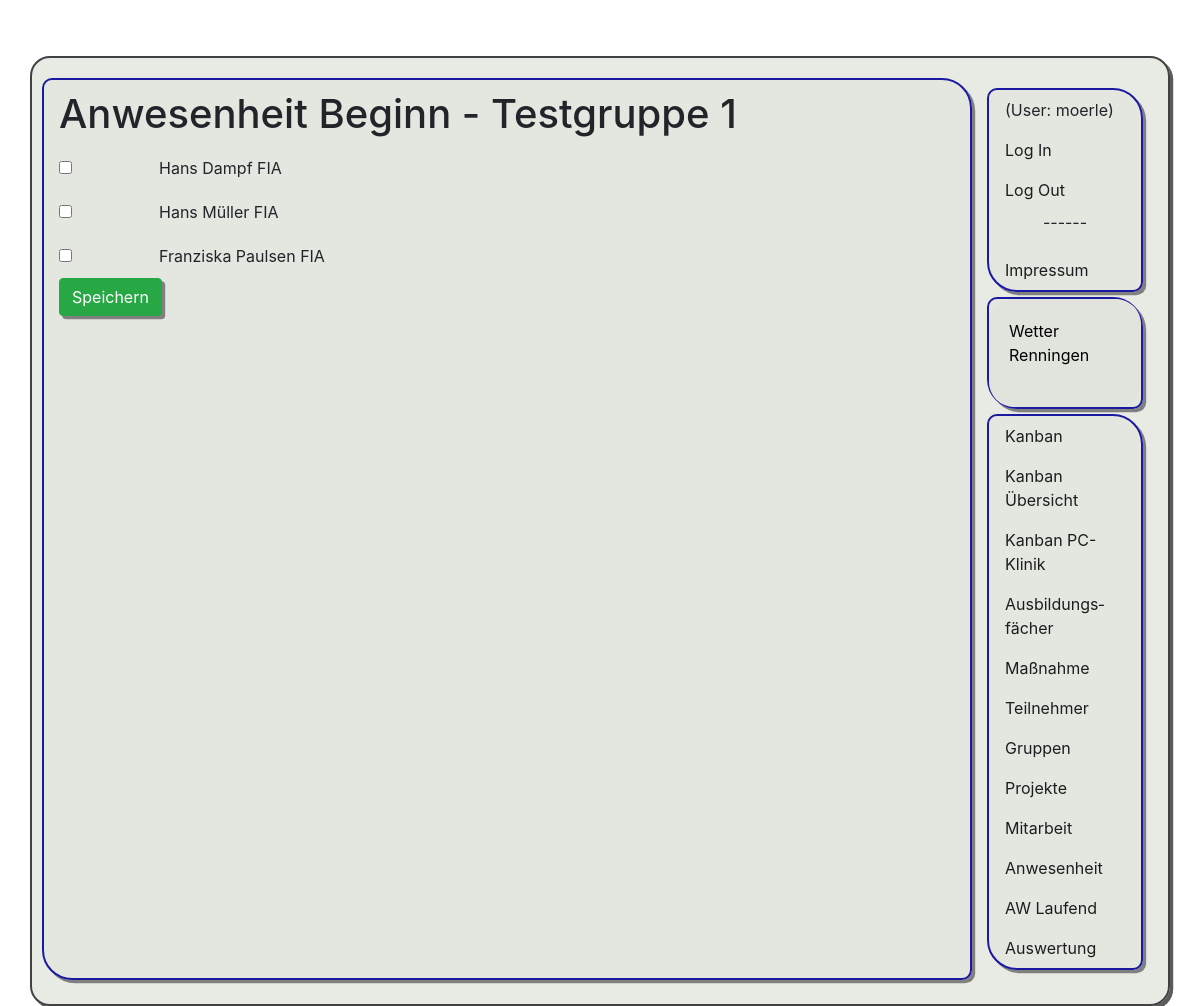
The app's page /pr1/anwesenheit/1/start (signed in) with its own data.
### app1/models.py (models this page shows, shortened)
class Gruppe(models.Model):
    name = models.CharField(max_length=50)
    aktiv = models.BooleanField(default=True)
    raum = models.ForeignKey(Raum, on_delete=models.CASCADE, null=True, blank=True)
    sprecher = models.ForeignKey('Teilnehmer', verbose_name="Gruppensprecher", on_delete=models.CASCADE, null=True, blank=True, related_name="Gruppensprecher")
    class Meta:
        ordering = ['name']
        verbose_name_plural = "Gruppen"

class Teilnehmer(models.Model):
    name = models.CharField(max_length=50)
    vorname = models.CharField(max_length=50)
    ausbildung = models.ForeignKey(Ausbildung, on_delete=models.CASCADE)
    gruppe = models.ForeignKey(Gruppe, on_delete=models.CASCADE, null=True)
    aktiv = models.BooleanField(default=True)
    email = models.CharField(max_length=255, blank=True)
    mobil = models.CharField(max_length=255, blank=True)
    class Meta:
        ordering = ['name']
        verbose_name_plural = "Teilnehmer"

class Ausbildung(models.Model):
    name = models.CharField(max_length=50)
    slug = models.CharField(max_length=10, unique=True)
    aktiv = models.BooleanField(default=True)
    class Meta:
        ordering = ['slug']
        verbose_name_plural = "Ausbildungen"

### app1/views.py (the view)
# urls.py: path('anwesenheit/<int:gruppe>/start', views.anwesenheit_start, name = 'anwesenheit_start'),
@permission_required('app1.view_teilnehmer')
def anwesenheit_start(request, gruppe):
    if request.method == "POST":
        gruppe = Gruppe.objects.get(id=request.POST["gruppe"])
        teilnehmer = Teilnehmer.objects.filter(aktiv=True, gruppe=gruppe)
        for tn in teilnehmer:
            anwesend = "cbox_"+str(tn.id) in request.POST
            anwesenheit = Anwesenheit(
                teilnehmer=tn, user=request.user, anwesend=anwesend)
            anwesenheit.save()
        return redirect("/pr1/anwesenheit/"+str(gruppe.id))
    else:
        gruppe = Gruppe.objects.get(id=gruppe)
        teilnehmer = Teilnehmer.objects.filter(aktiv=True, gruppe=gruppe)
        return render(request, 'app1/anwesenheit_start.html', {"gruppe": gruppe, "teilnehmer": teilnehmer})

### app1/templates/app1/anwesenheit_start.html (shortened to what this page needs)
﻿{% extends 'app1/base.html' %} {% block h1 %} Anwesenheit Beginn -
{{gruppe.name}} {% endblock h1 %} {% block content %}
  <form method="POST">
    {% for zeile in teilnehmer %}
        <div class="form-check form-switch">
            <input class="form-check-input" type="checkbox" id="cbox_{{zeile.id}}" name="cbox_{{zeile.id}}">
            <label class="form-check-label zeile_tn" for="cbox_{{zeile.id}}">{{zeile.vorname}} {{zeile.name}} {{zeile.ausbildung.slug}}</label>
        </div>
    {% endfor %}
    <button type="submit" class="btn btn-success">Speichern</button>
  </form>
{% endblock content %}

### app1/templates/app1/base.html (shortened to what this page needs)
{% load static tz %}
<!doctype html>
<html lang="de">
    <head>
        <link rel="stylesheet" href="https://cdn.jsdelivr.net/npm/bootstrap@4.5.3/dist/css/bootstrap.min.css">
        <link rel="stylesheet" href="{% static 'css/styles.css' %}" />
    </head>
    <body>
        <div class="container">
            <div class="row">
                <div class="col-md-10 inhalt">
                    <h1>{% block h1 %}Überschrift{% endblock h1 %}</h1>
                    {% block content %}
                    {% endblock content %}
                </div>
                <div class="col-md-2 navi">
                    <nav class="nav flex-column">
                        <div class="nav-link"> (User: {{user}})</div>
                        <a class="nav-link gruen" href="/pr1/auth?next=/pr1/">Log In</a>
                        <a class="nav-link rot" href="/pr1/logout">Log Out</a>
                        <p class="center">------</p>
                        <a class="nav-link" href="/pr1/impress">Impres&shy;sum</a>
                    </nav>
                    <nav class="nav flex-column">
                       <div id="wcom-e00a8ce320c777a03bbe2f2a113101a4" style="border: 0px; background-color: rgb(224, 228, 220); border-radius: 25px; color: rgb(0, 0, 0);" class="wcom-default w150x150"><link rel="stylesheet" href="//cs3.wettercomassets.com/woys/5/css/w.css" media="all"><div class="wcom-city"><a style="color: #000" href="https://www.wetter.comdeutschland/renningen/DE0008793.html" target="_blank" rel="nofollow" aria-label="Wetter Berlin" title="Wetter Renningen">Wetter Renningen</a></div><div id="wcom-e00a8ce320c777a03bbe2f2a113101a4-weather"></div></div>
                    </nav>
                   <nav class="nav flex-column ">
                        <a class="nav-link active" href="/pr1/kanban/">Kanban</a>
                        <a class="nav-link" href="/pr1/kanban/all/">Kan&shy;ban Übersicht</a>
                        <a class="nav-link" href="/pr1/kanban/pck/">Kan&shy;ban PC-Klinik</a>
                        <a class="nav-link" href="/pr1/fach/">Aus&shy;bildungs&shy;fächer</a>
                        <a class="nav-link" href="/pr1/ausb/">Maß&shy;nahme</a>
                        <a class="nav-link" href="/pr1/tn/">Teil&shy;nehmer</a>
                        <a class="nav-link" href="/pr1/grp/">Grup&shy;pen</a>
                        <a class="nav-link" href="/pr1/projekte/">Pro&shy;jekte</a>
                        <a class="nav-link" href="/pr1/mitarbeit">Mit&shy;arbeit</a>
                        <a class="nav-link" href="/pr1/anwesenheit">An&shy;wesenheit</a>
                        <a class="nav-link" href="/pr1/anwesenheit/1">AW Laufend</a>
                        <a class="nav-link" href="/pr1/anwesenheit/auswertung/1">Aus&shy;wertung</a>
                    </nav>
                </div>
            </div>
        </div>
    </body>
</html>

### app1/static/css/styles.css (style rules this page uses)
.center { text-align: center; }
body { background-image: url(../pics/hintergrund1.png); height: 95vh; background-position: center; background-repeat: no-repeat; background-size: cover; }
div { padding: 10px 10px; }
.container { background-color: rgb(225, 230, 222, 0.80); border-radius: 20px 20px 20px 20px; margin-top: 2em; box-shadow: 0.2em 0.2em rgb(92, 91, 91); border: 2px solid #414144; }
.nav, .inhalt { background-color: rgba(225, 230, 222, 0.637); border: 2px solid #1b19a0; border-radius: 10px 30px 10px 30px; box-shadow: 0.2em 0.2em gray; margin-bottom: 0.3em; }
button { box-shadow: 0.2em 0.2em gray; }
a:link, a:visited { color: rgb(29, 29, 31); }
.rot { color: red; }
.gruen { color: green; }
.zeile_tn { margin-left: 5em; }

### records on screen
Gruppe: name "Testgruppe 1"
Teilnehmer: vorname "Hans", name "Dampf", ausbildung.slug "FIA"
Teilnehmer: vorname "Hans", name "Müller", ausbildung.slug "FIA"
Teilnehmer: vorname "Franziska", name "Paulsen", ausbildung.slug "FIA"

### other values on screen
{{ user }} "moerle"
